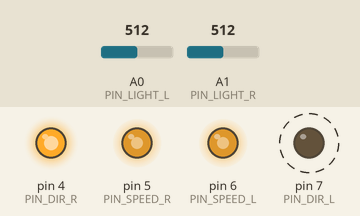
A sketch run on a simulated Arduino Uno, built with avr-gcc and run on an emulated ATmega328P. On the bench: output pins drawn as LEDs (lit = HIGH). Dashed ring = blinking. The test bench sets the inputs (shaded band); at power-on: A0 (PIN_LIGHT_L) = 512, A1 (PIN_LIGHT_R) = 512.

Above: at 1.2 s.
1.3 s: A0 (PIN_LIGHT_L) set to 787
4.3 s: A0 (PIN_LIGHT_L) set to 808
At 5.6 s:
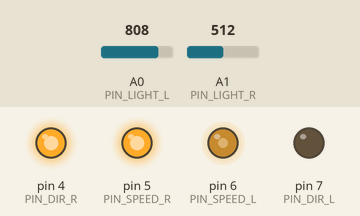
5.9 s: A1 (PIN_LIGHT_R) set to 784
7.4 s: A1 (PIN_LIGHT_R) set to 812
At 7.7 s:
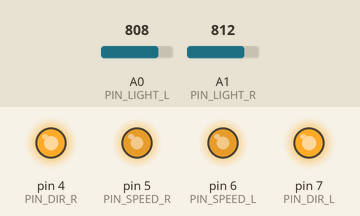
8.9 s: A0 (PIN_LIGHT_L) set to 716
At 10.0 s:
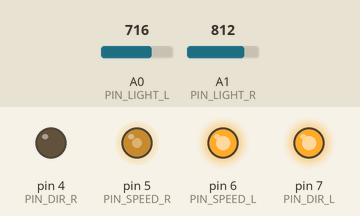
10.4 s: A0 (PIN_LIGHT_L) set to 900
At 11.2 s:
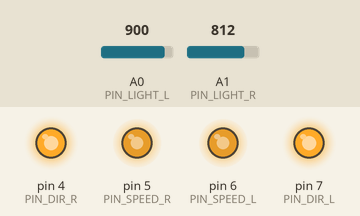
Timing chart, 0 to 12.9 s (numbered marks = the images above; inputs shaded):
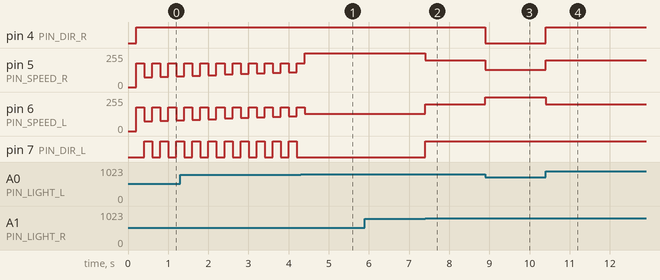

Measured:
- the behaviour switches between 800 and 801 on A0 (PIN_LIGHT_L) (found by bisection; images 0 and 1)
- the behaviour switches between 800 and 801 on A1 (PIN_LIGHT_R) (found by bisection; images 1 and 2)
- after the input at 4.3 s, pin 7 (PIN_DIR_L): stops changing and stays LOW
- after the input at 5.9 s, every drawn part: stays the same
- after the input at 7.4 s, pin 5 (PIN_SPEED_R): 255/255 → 200/255 at once; pin 6 (PIN_SPEED_L): 130/255 → 200/255 at once; pin 7 (PIN_DIR_L): LOW → HIGH at once
- after the input at 8.9 s, pin 4 (PIN_DIR_R): HIGH → LOW at once; pin 5 (PIN_SPEED_R): 200/255 → 130/255 at once; pin 6 (PIN_SPEED_L): 200/255 → 255/255 at once
- after the input at 10.4 s, pin 4 (PIN_DIR_R): LOW → HIGH at once; pin 5 (PIN_SPEED_R): 130/255 → 200/255 at once; pin 6 (PIN_SPEED_L): 255/255 → 200/255 at once
- by itself, pin 5 (PIN_SPEED_R), pin 6 (PIN_SPEED_L): ramps from 86/255 to 180/255 and jumps back, once every 0.40 s
- by itself, pin 7 (PIN_DIR_L): alternates HIGH for 0.20 s and LOW for 0.20 s

The sketch:

sketch_mar5a.ino
```cpp
#define PIN_DIR_L 7
#define PIN_DIR_R 4

#define PIN_SPEED_L 6
#define PIN_SPEED_R 5

#define PIN_LIGHT_L A0
#define PIN_LIGHT_R A1

#define PIN_SOUND A3

#define BLACK 800

void setup()
{
  pinMode(PIN_DIR_R, OUTPUT);
  pinMode(PIN_SPEED_R, OUTPUT);
  pinMode(PIN_SPEED_L, OUTPUT);
  pinMode(PIN_DIR_L, OUTPUT);

  Serial.begin(9600);
}

void light_sensor()

{
  Serial.println(analogRead(A0));
  delay(200);
}

void drive(int speed)
{
  digitalWrite(PIN_DIR_R, 1);
  analogWrite(PIN_SPEED_R, speed);
  digitalWrite(PIN_DIR_L, 1);
  analogWrite(PIN_SPEED_L, speed);
}

void revers()
{
  digitalWrite(PIN_DIR_R, 0);
  analogWrite(PIN_SPEED_R, 100);
  digitalWrite(PIN_DIR_L, 0);
  analogWrite(PIN_SPEED_L, 100);
}

void correct_r()
{
  digitalWrite(PIN_DIR_R, 1);
  analogWrite(PIN_SPEED_R, 255);
  digitalWrite(PIN_DIR_L, 0);
  analogWrite(PIN_SPEED_L, 130);

}

void correct_l()
{
  digitalWrite(PIN_DIR_L, 1);
  analogWrite(PIN_SPEED_L, 255);
  digitalWrite(PIN_DIR_R, 0);
  analogWrite(PIN_SPEED_R, 130);

}

void stop()
{
  while(analogRead(PIN_LIGHT_R) < BLACK && analogRead(PIN_LIGHT_L) < BLACK){
    analogWrite(PIN_SPEED_R, 0);
    analogWrite(PIN_SPEED_L, 0);
  }
}

void dead_end()
{
  analogWrite(PIN_SPEED_R, 0);
  analogWrite(PIN_SPEED_L, 0);
  analogWrite(PIN_SOUND, 255);
  delay(1500);
  analogWrite(PIN_SOUND, 0);
  stop();
}

void right_turn(int speed) // turn in right direction
{
  digitalWrite(PIN_DIR_R, 1);
  digitalWrite(PIN_DIR_L, 0);
  analogWrite(PIN_SPEED_R, speed);
  analogWrite(PIN_SPEED_L, speed);
}

void total_correct() // line search function
{
  int idx = 0;
  int speed = 70;
  unsigned long time = 0; // переменная отсчитывающая время до остановки в следствии невозможности найти линию
  while(true){
    time += 200;
    idx = idx + 1;
    speed = speed + 2;
    if (time > 5000){dead_end();}
    delay(200);
      if (analogRead(PIN_LIGHT_R) > BLACK || analogRead(PIN_LIGHT_L) > BLACK){break;}
      if (idx % 2 == 0){drive(speed);} else {right_turn(180);}
  }
}

void loop() // main function checking whether it is on the line
{
  if (analogRead(PIN_LIGHT_L) > BLACK && analogRead(PIN_LIGHT_R) > BLACK){drive(200);} // вызывает езду по прямой вследствии нахождения обоих датчиков на линии
  if (analogRead(PIN_LIGHT_L) > BLACK && analogRead(PIN_LIGHT_R) < BLACK){correct_r();} // корректировка положения робота при вхождении в поворот
  if (analogRead(PIN_LIGHT_L) < BLACK && analogRead(PIN_LIGHT_R) > BLACK){correct_l();} // корректировка положения робота при вхождении в поворот
  if (analogRead(PIN_LIGHT_L) < BLACK && analogRead(PIN_LIGHT_R) < BLACK){total_correct();} // поиск линии вследствии потери ее обоими датчиками
  //light_sensor();
}
```
